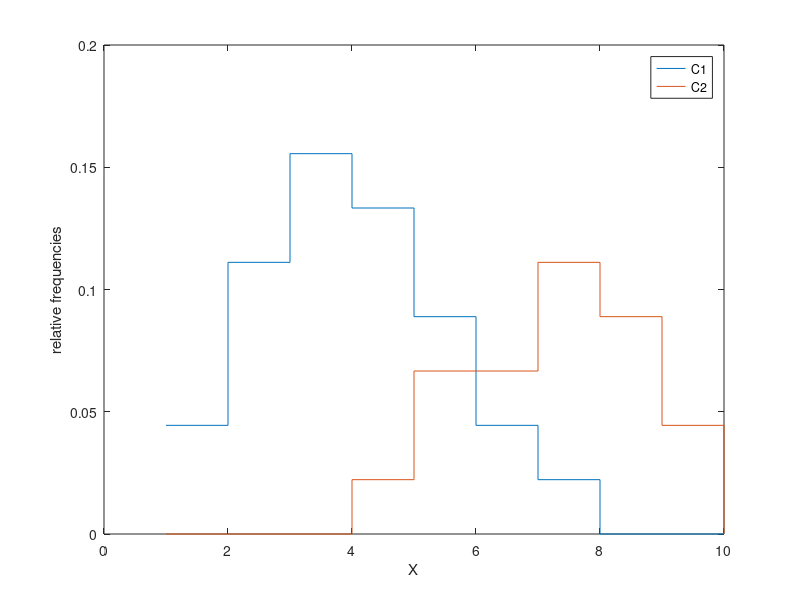
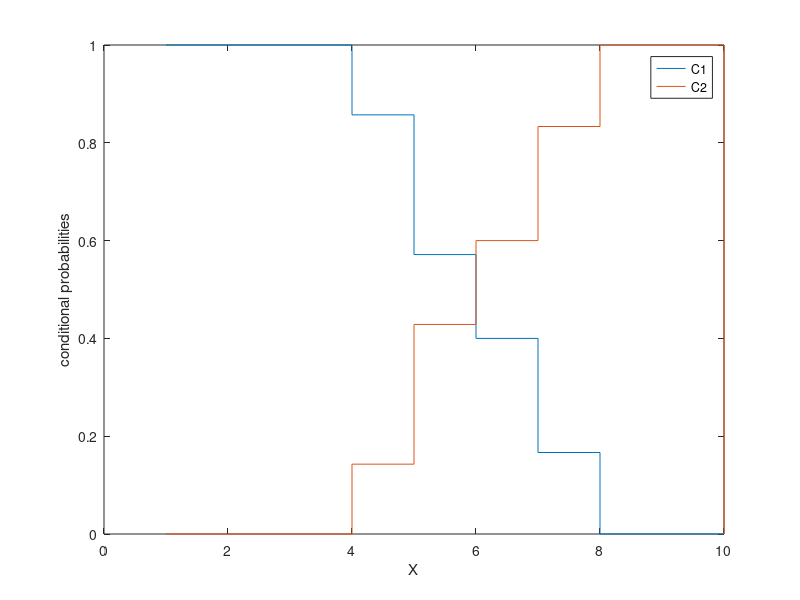
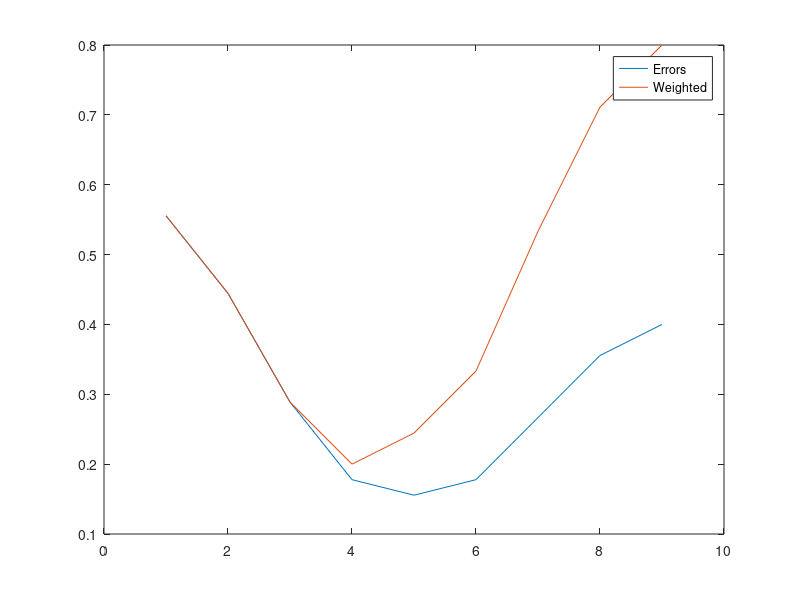

These charts were generated, in order, by the following MATLAB code:
%probabilities c_1 and c_2


%prior distributions
prior_c1 = 27/45; %count data-points in c1 vs all data-points (see slides)
prior_c2 = 18/45;

%Class conditionals

% P(x | c1) and P(X | c2)
%this is the joint probability p(x,c) however this looks similar to the
%plots on the slides
px_c1 = [2 5 7 6 4 2 1 0 0]/45;
px_c2 = [0 0 0 1 3 3 5 4 2]/45;

x=[1:10].';
figure;
stairs(x,[[px_c1 0].' [px_c2 0].']); 
legend({'C1','C2'});
xlabel('X');
ylabel('relative frequencies');


% P(x | c1) and P(X | c2)
% this is the class conditional probability but it does not look similar to
% the histogram on the slides however, we are required to calculate this
% probability
px_c1_cond = [2 5 7 6 4 2 1 0 0]/27;
px_c2_cond = [0 0 0 1 3 3 5 4 2]/18;

%p(x) = p(x | c1 ) P(C1) + p(x|c2)P(c2)
px = px_c1_cond*prior_c1 + px_c2_cond*prior_c2;

% posterior P(c | x) = p(x|c)p(c) / p(x) 
posterior_c1 = px_c1_cond*prior_c1./px; % notice the element wise division
posterior_c2 = px_c2_cond*prior_c2./px;

figure;
stairs(x,[[posterior_c1 0].' [posterior_c2 0].']);
legend({'C1','C2'});
xlabel('X');
ylabel('conditional probabilities');

%plot errors for different decision boundaries
errors = [];
for i = 1:9 
    t1 = px_c1_cond*prior_c1;
    t2 = px_c2_cond*prior_c2;
    
    p_error = sum(t1((i+1):9)) + sum(t2(1:i));
    
    errors = [errors p_error];
end


%weighted costs, optimal decision boundary shifts to the right
errorsWeighted = [];
for i = 1:9 
    t1 = px_c1_cond*prior_c1;
    t2 = px_c2_cond*prior_c2;
    
    p_error = sum(t1((i+1):9)) + sum(t2(1:i))*2;
    
    errorsWeighted = [errorsWeighted p_error];
end

figure;
plot(errors); hold on;
plot(errorsWeighted);
legend('Errors', 'Weighted');
